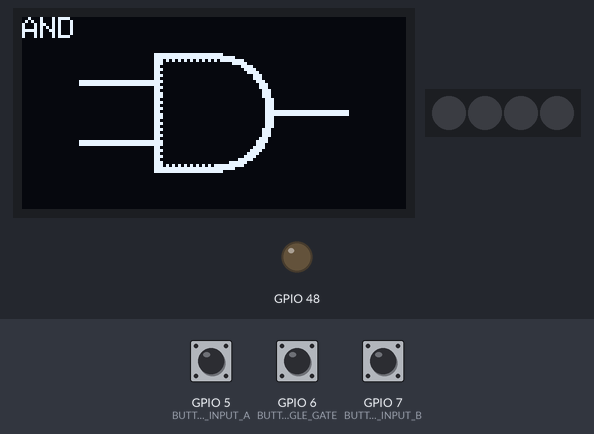
The program below on a simulated ESP32-S3. On the bench: 128×64 one-colour display, 4 RGB LEDs in strip order, left to right, output pins drawn as LEDs (lit = HIGH). The test bench sets the inputs (shaded band); at power-on: GPIO 6 (BUTTON_TOGGLE_GATE) HIGH, GPIO 5 (BUTTON_INPUT_A) HIGH, GPIO 7 (BUTTON_INPUT_B) HIGH. The strip is taken to match the declared colour order; what the program prints to the serial monitor is not drawn.

Above: at 1.2 s.
1.3 s: GPIO 6 (BUTTON_TOGGLE_GATE) pulled LOW for 0.15 s
At 1.7 s:
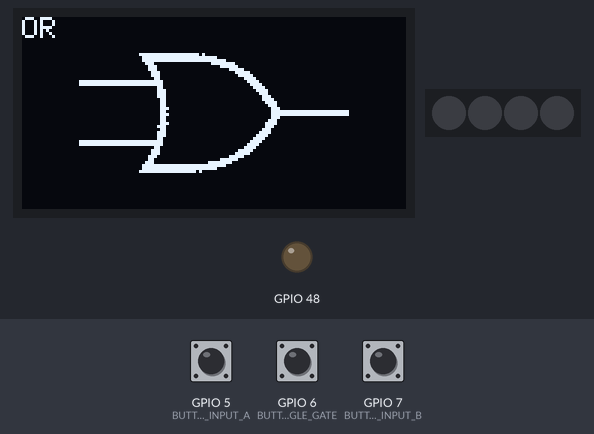
2.9 s: GPIO 5 (BUTTON_INPUT_A) pulled LOW for 0.15 s
At 2.97 s:
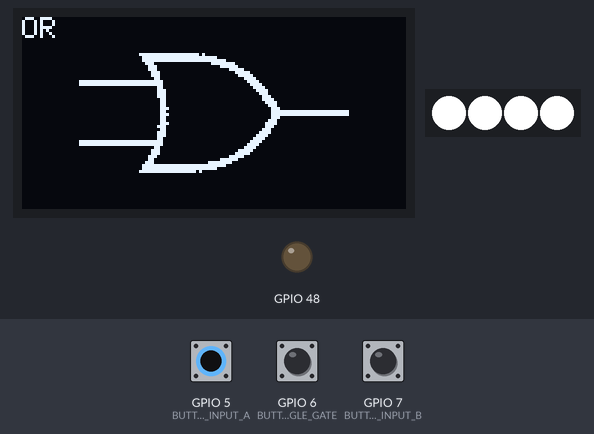
Timing chart, 0 to 3.6 s (numbered marks = the images above; inputs shaded):
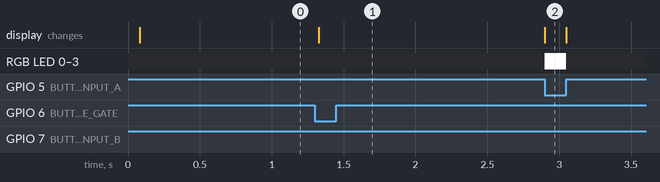

The program:

main.cpp
```cpp
#include <Arduino.h>
#include <Adafruit_GFX.h>
#include <Adafruit_SSD1306.h>
#include <Adafruit_NeoPixel.h>
#include <Wire.h>
#include <array>

#include "./truth_tables.hpp"
#include "./gate_symbols.h"

#define BUTTON_INPUT_A 5
#define BUTTON_INPUT_B 7

#define BUTTON_TOGGLE_GATE 6

#define SCREEN_WIDTH 128
#define SCREEN_HEIGHT 64

#define SCREEN_RESET -1

#define SCREEN_I2C_ADDR 0x3C

// Which pin on the Arduino is connected to the NeoPixels?
#define NEOPIXEL_PIN        47 // On Trinket or Gemma, suggest changing this to 1

// How many NeoPixels are attached to the Arduino?
#define NEOPIXEL_NUMPIXELS 4 // Popular NeoPixel ring size

const std::array<eGateType, 6> allGateTypes = {
  eGateType::AND,
  eGateType::OR,
  eGateType::XOR,
  eGateType::NAND,
  eGateType::NOR,
  eGateType::XNOR
};

bool toggleInputPressedLastTick = false;
uint8_t currentLogicGateIndex = 0;

Adafruit_SSD1306 display(SCREEN_WIDTH, SCREEN_HEIGHT, &Wire, SCREEN_RESET);
Adafruit_NeoPixel pixels(NEOPIXEL_NUMPIXELS, NEOPIXEL_PIN, NEO_RGB + NEO_KHZ800);

const unsigned char* gateTypeToBitmapAddr(eGateType gateType) {
  switch (gateType) {
    case eGateType::AND: return AND_SYMBOL;
    case eGateType::OR: return OR_SYMBOL;
    case eGateType::XOR: return XOR_SYMBOL;
    case eGateType::NAND: return NAND_SYMBOL;
    case eGateType::NOR: return NOR_SYMBOL;
    case eGateType::XNOR: return XNOR_SYMBOL;
    default: return AND_SYMBOL;
  }
}

void turnOnAllNeopixel() {
  pixels.clear();

  for (int i = 0; i < NEOPIXEL_NUMPIXELS; i++)
    pixels.setPixelColor(i, pixels.Color(255, 255, 255));

  pixels.show();
}

void turnOffAllNeopixel() {
  pixels.clear();
  pixels.show();
}

void setupDisplay() {
  if (!display.begin(SSD1306_SWITCHCAPVCC, SCREEN_I2C_ADDR)) {
    Serial.println("Failed to init display!");
    for (;;);
  }

  display.clearDisplay();
  display.display();

  pixels.begin();
}

void updateDisplay() {
  display.clearDisplay();
  display.drawBitmap(0, 0, gateTypeToBitmapAddr(static_cast<eGateType>(currentLogicGateIndex)), 128, 64, 1);

  String gateString = GateTypeToString(static_cast<eGateType>(currentLogicGateIndex));
  // int16_t x1, y1;
  // uint16_t w, h;
  // display.getTextBounds(gateString.c_str(), 0, 0, &x1, &y1, &w, &h);

  // display.setCursor((SCREEN_WIDTH - w) / 2, SCREEN_HEIGHT - 16);
  display.setTextSize(1);
  display.setTextColor(SSD1306_WHITE);
  display.setCursor(0, 0);
  display.write(gateString.c_str());

  display.display();
}

void setup() {
  Serial.begin(115200);
  setupDisplay();
  updateDisplay();

  pinMode(BUTTON_INPUT_A, INPUT_PULLUP);
  pinMode(BUTTON_INPUT_B, INPUT_PULLUP);
  pinMode(BUTTON_TOGGLE_GATE, INPUT_PULLUP);

  pinMode(LED_BUILTIN, OUTPUT);
}

void loop() {
  uint8_t
    buttonA = !digitalRead(BUTTON_INPUT_A),
    buttonB = !digitalRead(BUTTON_INPUT_B),
    buttonToggle = !digitalRead(BUTTON_TOGGLE_GATE);

  // updating of the currentLogicGateIndex variable
  if (buttonToggle && !toggleInputPressedLastTick) {
    currentLogicGateIndex++;
    if (currentLogicGateIndex >= static_cast<uint8_t>(allGateTypes.size())) {
      currentLogicGateIndex = 0;
    }

    updateDisplay();
    delay(500);
  }

  if (buttonToggle) {
    toggleInputPressedLastTick = true;
  } else {
    toggleInputPressedLastTick = false;
  }

  // application of logic
  Serial.println(String(buttonA) + " " + String(buttonB) + " " + String(buttonToggle));
  if (truthLUT[(currentLogicGateIndex << 2) | (buttonA << 1) | buttonB])
    turnOnAllNeopixel();
  else turnOffAllNeopixel();
}
```

truth_tables.hpp
```cpp
#pragma once

#include <Arduino.h>
#include <unordered_map>

enum class eGateType {
    AND = 0,
    OR,
    XOR,
    NAND,
    NOR,
    XNOR
};

String GateTypeToString(eGateType type) {
    switch(type) {
        case eGateType::AND: return "AND";
        case eGateType::OR: return "OR";
        case eGateType::XOR: return "XOR";
        case eGateType::NAND: return "NAND";
        case eGateType::NOR: return "NOR";
        case eGateType::XNOR: return "XNOR";
        default: return "UNK";
    }
}

// key is - 6 bits are logic type, 2 remaining are logic inputs
static std::unordered_map<uint8_t, bool> truthLUT = {
    // AND
    { 0b00000000, 0 },
    { 0b00000001, 0 },
    { 0b00000010, 0 },
    { 0b00000011, 1 },

    // OR
    { 0b00000100, 0 },
    { 0b00000101, 1 },
    { 0b00000110, 1 },
    { 0b00000111, 1 },

    // XOR
    { 0b00001000, 0 },
    { 0b00001001, 1 },
    { 0b00001010, 1 },
    { 0b00001011, 0 },

    // NAND
    { 0b00001100, 1 },
    { 0b00001101, 1 },
    { 0b00001110, 1 },
    { 0b00001111, 0 },

    // NOR
    { 0b00010000, 1 },
    { 0b00010001, 0 },
    { 0b00010010, 0 },
    { 0b00010011, 0 },

    // XNOR
    { 0b00010100, 1 },
    { 0b00010101, 0 },
    { 0b00010110, 0 },
    { 0b00010111, 1 },
};
```

Source omitted: gate_symbols.h (75636 bytes)

Measured:
- after the input at 1.3 s, the display: changes at once (image 1)
- after the input at 2.9 s, RGB LED 0–3: off → RGB(255, 255, 255) at once, → off 0.15 s later
